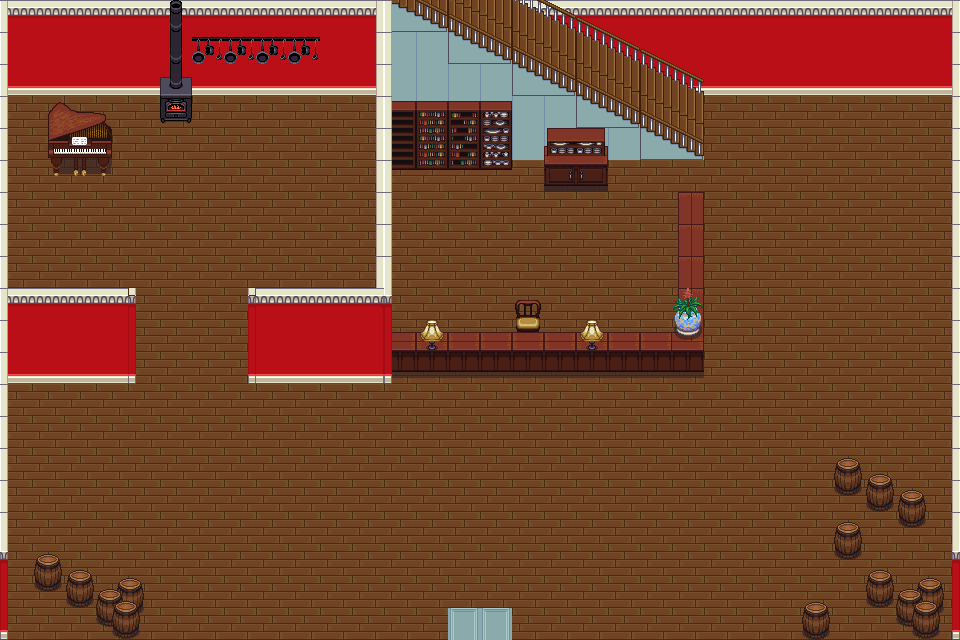

Tiled map render using the project's own tile images. Description and the map definition, with tile-layer contents summarised, below:
An orthogonal 30x20 tile map with 32x32 px tiles, 8 tile layers (collision, Tile Layer 2, Tile Layer 1, Tile Layer 3, ...), 9 tilesets and 2 objects (2x tp).

<map version="1.0" orientation="orthogonal" renderorder="right-down" width="30" height="20" tilewidth="32" tileheight="32" nextobjectid="3">
 <properties>
  <property name="ennemy" value="0" />
  <property name="music" value="res/musics/006-link-s-house.WAV" />
  <property name="npc" value="1;villageois 1,544,320" />
 </properties>
 <tileset firstgid="1" name="city_inside" tilewidth="32" tileheight="32" tilecount="384" columns="24">
  <image source="../tiles/city_inside.png" width="768" height="512" />
 </tileset>
 <tileset firstgid="385" name="inside" tilewidth="32" tileheight="32" tilecount="100" columns="10">
  <image source="../tiles/inside.png" width="320" height="320" />
 </tileset>
 <tileset firstgid="485" name="kitchen" tilewidth="32" tileheight="32" tilecount="8" columns="2">
  <image source="../tiles/kitchen.png" width="64" height="128" />
 </tileset>
 <tileset firstgid="493" name="stairs" tilewidth="32" tileheight="32" tilecount="112" columns="8">
  <image source="../tiles/stairs.png" width="256" height="448" />
 </tileset>
 <tileset firstgid="605" name="tuto-slick2d-037-tuile-logic (1)" tilewidth="32" tileheight="32" tilecount="25" columns="5">
  <image source="../tiles/tuto-slick2d-037-tuile-logic (1).png" width="160" height="160" />
 </tileset>
 <tileset firstgid="630" name="victoria" tilewidth="32" tileheight="32" tilecount="55" columns="11">
  <image source="../tiles/victoria.png" width="352" height="160" />
 </tileset>
 <tileset firstgid="685" name="inside red" tilewidth="32" tileheight="32" tilecount="100" columns="10">
  <image source="../tiles/inside red.png" width="320" height="320" />
 </tileset>
 <tileset firstgid="785" name="cabinets" tilewidth="32" tileheight="32" tilecount="78" columns="6">
  <image source="../tiles/cabinets.png" width="192" height="416" />
 </tileset>
 <tileset firstgid="863" name="barrel" tilewidth="32" tileheight="32" tilecount="8" columns="4">
  <image source="../tiles/barrel.png" width="128" height="64" />
 </tileset>
 <layer name="collision" width="30" height="20">
  <data>[600 cells, 230 non-empty, 12 distinct tile ids]</data>
 </layer>
 <layer name="Tile Layer 2" width="30" height="20">
  <data>[600 cells, 600 non-empty, 10 distinct tile ids]</data>
 </layer>
 <layer name="Tile Layer 1" width="30" height="20">
  <data>[600 cells, 68 non-empty, 32 distinct tile ids]</data>
 </layer>
 <layer name="Tile Layer 3" width="30" height="20">
  <data>[600 cells, 107 non-empty, 35 distinct tile ids]</data>
 </layer>
 <layer name="Tile Layer 4" width="30" height="20">
  <data>[600 cells, 90 non-empty, 38 distinct tile ids]</data>
 </layer>
 <layer name="Tile Layer 6" width="30" height="20">
  <data>[600 cells, 0 non-empty, 0 distinct tile ids]</data>
 </layer>
 <layer name="Tile Layer 7" width="30" height="20">
  <data>[600 cells, 0 non-empty, 0 distinct tile ids]</data>
 </layer>
 <layer name="Tile Layer 8" width="30" height="20">
  <data>[600 cells, 0 non-empty, 0 distinct tile ids]</data>
 </layer>
 <objectgroup name="Object Layer 1" width="40" height="20">
  <object id="1" type="tp" x="409" y="2" width="142" height="9">
   <properties>
    <property name="destMap" value="res/maps/Maison_2-2.tmx" />
    <property name="destX" value="352" />
    <property name="destY" value="128" />
   </properties>
  </object>
  <object id="2" type="tp" x="449" y="631" width="61" height="8">
   <properties>
    <property name="destMap" value="res/maps/City_1.tmx" />
    <property name="destX" value="1264" />
    <property name="destY" value="704" />
   </properties>
  </object>
 </objectgroup>
</map>
